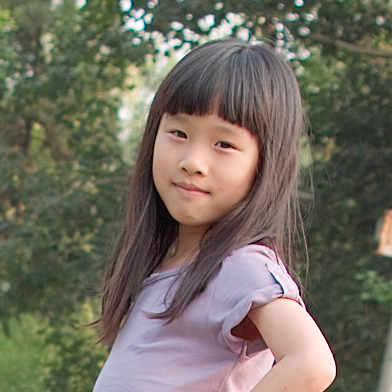
%> input picture wavelet/origin.bmp, 392 x 392 px
$ octave conv.m   (GNU Octave 9; MATLAB toolbox functions it lacks are replaced by stand-ins)
%> lines starting %> are read from the running program, lines starting %| are printed output that depends on the picture
img = imread('origin.bmp');
%> img is the input picture: size 392x392x3 uint8; mean R, G, B 113.3, 108.3, 95.5
img = rgb2gray(img);
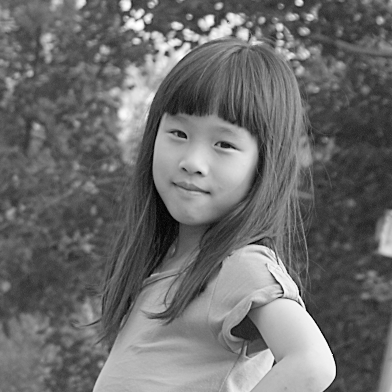
%> img: size 392x392 uint8; min 2, max 255, mean 108.3

A = [1 -1; -1 1];
A1 = conv2(img, A);
Aimg = wcodemat(A1, 255, 'mat', 1);
imwrite(uint8(Aimg), 'harrA.bmp', 'bmp');

B = [-1 -1 1 1; -1 -1 1 1; 1 1 -1 -1; 1 1 -1 -1];
B1 = conv2(img, B);
B2 = B1(1:2:end, 1:2:end);
Bimg = wcodemat(B2, 255, 'mat', 1);
imwrite(uint8(Bimg), 'harrB.bmp', 'bmp');

C = [1 1 1 1 -1 -1 -1 -1; 1 1 1 1 -1 -1 -1 -1; 1 1 1 1 -1 -1 -1 -1; 1 1 1 1 -1 -1 -1 -1; -1 -1 -1 -1 1 1 1 1; -1 -1 -1 -1 1 1 1 1;-1 -1 -1 -1 1 1 1 1; -1 -1 -1 -1 1 1 1 1];
C1 = conv2(img, C);
C2 = C1(1:4:end, 1:4:end);
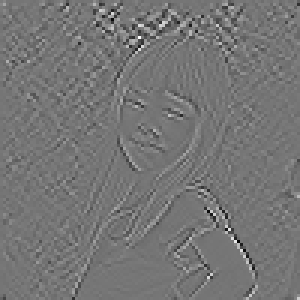
%> C2: size 100x100 double (shown 3 times larger); min -2305, max 2682, mean 0; drawn with min black and max white
Cimg = wcodemat(C2, 255, 'mat', 1);
imwrite(uint8(Cimg), 'harrC.bmp', 'bmp');

D = [1 1 -1 -1; 1 1 -1 -1; 1 1 -1 -1; 1 1 -1 -1; ];
D1 = conv2(img, D);
D2 = D1(1:2:end, 1:2:end);
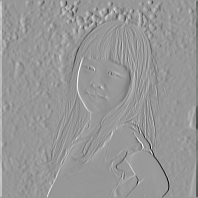
%> D2: size 198x198 double; min -1656, max 1130, mean 0; drawn with min black and max white
Dimg = wcodemat(D2, 255, 'mat', 1);
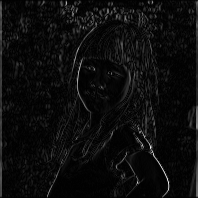
%> Dimg: size 198x198 double; min 1, max 255, mean 12.5
imwrite(uint8(Dimg), 'harrD.bmp', 'bmp');

E = [1 1 1 1; 1 1 1 1; -1 -1 -1 -1; -1 -1 -1 -1];
E1 = conv2(img, E);
E2 = E1(1:2:end, 1:2:end);
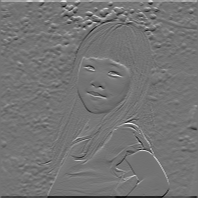
%> E2: size 198x198 double; min -1039, max 1233, mean 0; drawn with min black and max white
Eimg = wcodemat(E2, 255, 'mat', 1);
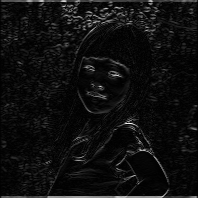
%> Eimg: size 198x198 double; min 1, max 255, mean 15
imwrite(uint8(Eimg), 'harrE.bmp', 'bmp');

F = [1 1 1 1 -1 -1 -1 -1; 1 1 1 1 -1 -1 -1 -1; 1 1 -1 -1 1 1 -1 -1; 1 1 -1 -1 1 1 -1 -1; -1 -1 1 1 -1 -1 1 1; -1 -1 1 1 -1 -1 1 1; -1 -1 -1 -1 1 1 1 1; -1 -1 -1 -1 1 1 1 1];
F1 = conv2(img, F);
F2 = F1(1:4:end, 1:4:end);
Fimg = wcodemat(F2, 255, 'mat', 1);
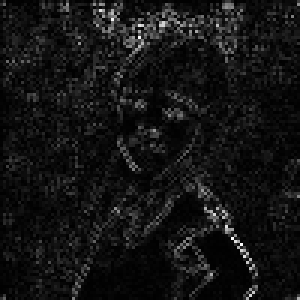
%> Fimg: size 100x100 double (shown 3 times larger); min 1, max 255, mean 19.8
imwrite(uint8(Fimg), 'harrF.bmp', 'bmp');
